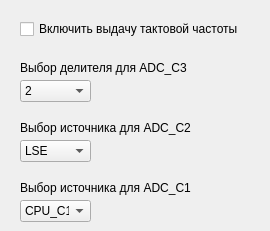
      <widget class="QWidget" name="tab_8">
       <attribute name="title">
        <string>АЦП</string>
       </attribute>
       <widget class="QCheckBox" name="checkBox_33">
        <property name="geometry">
         <rect>
          <x>20</x>
          <y>20</y>
          <width>241</width>
          <height>18</height>
         </rect>
        </property>
        <property name="text">
         <string>Включить выдачу тактовой частоты</string>
        </property>
       </widget>
       <widget class="QComboBox" name="comboBox_11">
        <property name="geometry">
         <rect>
          <x>20</x>
          <y>80</y>
          <width>71</width>
          <height>22</height>
         </rect>
        </property>
        <item>
         <property name="text">
          <string>2</string>
         </property>
        </item>
        <item>
         <property name="text">
          <string>4</string>
         </property>
        </item>
        <item>
         <property name="text">
          <string>8</string>
         </property>
        </item>
        <item>
         <property name="text">
          <string>16</string>
         </property>
        </item>
        <item>
         <property name="text">
          <string>32</string>
         </property>
        </item>
        <item>
         <property name="text">
          <string>64</string>
         </property>
        </item>
        <item>
         <property name="text">
          <string>128</string>
         </property>
        </item>
        <item>
         <property name="text">
          <string>256</string>
         </property>
        </item>
       </widget>
       <widget class="QLabel" name="label_13">
        <property name="geometry">
         <rect>
          <x>20</x>
          <y>60</y>
          <width>181</width>
          <height>16</height>
         </rect>
        </property>
        <property name="text">
         <string>Выбор делителя для ADC_C3</string>
        </property>
       </widget>
       <widget class="QLabel" name="label_14">
        <property name="geometry">
         <rect>
          <x>20</x>
          <y>120</y>
          <width>181</width>
          <height>16</height>
         </rect>
        </property>
        <property name="text">
         <string>Выбор источника для ADC_C2</string>
        </property>
       </widget>
       <widget class="QComboBox" name="comboBox_12">
        <property name="geometry">
         <rect>
          <x>20</x>
          <y>140</y>
          <width>71</width>
          <height>22</height>
         </rect>
        </property>
        <item>
         <property name="text">
          <string>LSE</string>
         </property>
        </item>
        <item>
         <property name="text">
          <string>LSI</string>
         </property>
        </item>
        <item>
         <property name="text">
          <string>ADC_C1</string>
         </property>
        </item>
        <item>
         <property name="text">
          <string>HSI_C1</string>
         </property>
        </item>
       </widget>
       <widget class="QLabel" name="label_15">
        <property name="geometry">
         <rect>
          <x>20</x>
          <y>180</y>
          <width>181</width>
          <height>16</height>
         </rect>
        </property>
        <property name="text">
         <string>Выбор источника для ADC_C1</string>
        </property>
       </widget>
       <widget class="QComboBox" name="comboBox_13">
        <property name="geometry">
         <rect>
          <x>20</x>
          <y>200</y>
          <width>71</width>
          <height>22</height>
         </rect>
        </property>
        <item>
         <property name="text">
          <string>CPU_C1</string>
         </property>
        </item>
        <item>
         <property name="text">
          <string>USB_C1</string>
         </property>
        </item>
        <item>
         <property name="text">
          <string>CPU_C2</string>
         </property>
        </item>
        <item>
         <property name="text">
          <string>USB_C2</string>
         </property>
        </item>
       </widget>
      </widget>
